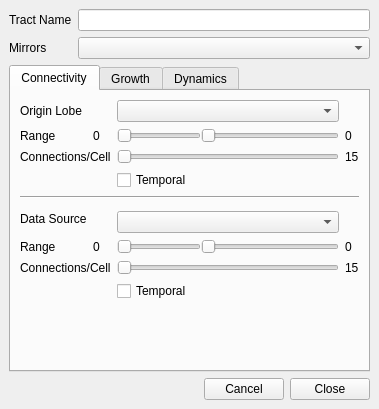
<?xml version="1.0" encoding="UTF-8"?>
<ui version="4.0">
 <class>TractSettings</class>
 <widget class="QMainWindow" name="TractSettings">
  <property name="geometry">
   <rect>
    <x>0</x>
    <y>0</y>
    <width>379</width>
    <height>409</height>
   </rect>
  </property>
  <property name="sizePolicy">
   <sizepolicy hsizetype="Fixed" vsizetype="Fixed">
    <horstretch>0</horstretch>
    <verstretch>0</verstretch>
   </sizepolicy>
  </property>
  <property name="minimumSize">
   <size>
    <width>379</width>
    <height>0</height>
   </size>
  </property>
  <property name="windowTitle">
   <string>MainWindow</string>
  </property>
  <widget class="QWidget" name="centralwidget">
   <layout class="QVBoxLayout" name="verticalLayout_4">
    <item>
     <layout class="QFormLayout" name="formLayout">
      <property name="fieldGrowthPolicy">
       <enum>QFormLayout::AllNonFixedFieldsGrow</enum>
      </property>
      <item row="0" column="0">
       <widget class="QLabel" name="tractName">
        <property name="text">
         <string>Tract Name</string>
        </property>
       </widget>
      </item>
      <item row="0" column="1">
       <widget class="QLineEdit" name="tract_name"/>
      </item>
      <item row="1" column="0">
       <widget class="QLabel" name="Mirrors">
        <property name="text">
         <string>Mirrors</string>
        </property>
       </widget>
      </item>
      <item row="1" column="1">
       <widget class="QComboBox" name="mirror"/>
      </item>
     </layout>
    </item>
    <item>
     <widget class="QTabWidget" name="tabs">
      <property name="currentIndex">
       <number>0</number>
      </property>
      <widget class="QWidget" name="tab1">
       <attribute name="title">
        <string>Connectivity</string>
       </attribute>
       <layout class="QGridLayout" name="gridLayout_2">
        <item row="0" column="0">
         <widget class="QLabel" name="OriginLobe">
          <property name="text">
           <string>Origin Lobe</string>
          </property>
         </widget>
        </item>
        <item row="0" column="2">
         <widget class="QComboBox" name="origin_lobe"/>
        </item>
        <item row="1" column="0">
         <widget class="QLabel" name="label_5">
          <property name="text">
           <string>Range</string>
          </property>
         </widget>
        </item>
        <item row="1" column="1">
         <widget class="QLabel" name="min_origin_lobe">
          <property name="text">
           <string>0</string>
          </property>
         </widget>
        </item>
        <item row="1" column="2">
         <layout class="QHBoxLayout" name="horizontalLayout_3">
          <property name="spacing">
           <number>0</number>
          </property>
          <item>
           <widget class="QSlider" name="origin_lobe_first">
            <property name="sizePolicy">
             <sizepolicy hsizetype="Fixed" vsizetype="Fixed">
              <horstretch>0</horstretch>
              <verstretch>0</verstretch>
             </sizepolicy>
            </property>
            <property name="maximum">
             <number>1</number>
            </property>
            <property name="value">
             <number>0</number>
            </property>
            <property name="orientation">
             <enum>Qt::Horizontal</enum>
            </property>
           </widget>
          </item>
          <item>
           <widget class="QSlider" name="origin_lobe_last">
            <property name="sizePolicy">
             <sizepolicy hsizetype="Expanding" vsizetype="Fixed">
              <horstretch>0</horstretch>
              <verstretch>0</verstretch>
             </sizepolicy>
            </property>
            <property name="minimum">
             <number>0</number>
            </property>
            <property name="maximum">
             <number>1</number>
            </property>
            <property name="value">
             <number>0</number>
            </property>
            <property name="orientation">
             <enum>Qt::Horizontal</enum>
            </property>
           </widget>
          </item>
         </layout>
        </item>
        <item row="1" column="3">
         <widget class="QLabel" name="max_origin_lobe">
          <property name="text">
           <string>0</string>
          </property>
         </widget>
        </item>
        <item row="2" column="0" colspan="2">
         <widget class="QLabel" name="label_26">
          <property name="text">
           <string>Connections/Cell</string>
          </property>
         </widget>
        </item>
        <item row="2" column="2">
         <widget class="QSlider" name="origin_lobe_max">
          <property name="minimum">
           <number>1</number>
          </property>
          <property name="maximum">
           <number>15</number>
          </property>
          <property name="orientation">
           <enum>Qt::Horizontal</enum>
          </property>
         </widget>
        </item>
        <item row="2" column="3">
         <widget class="QLabel" name="origin_lobe_conn">
          <property name="text">
           <string>15</string>
          </property>
         </widget>
        </item>
        <item row="3" column="2">
         <widget class="QCheckBox" name="origin_lobe_temporal">
          <property name="text">
           <string>Temporal</string>
          </property>
         </widget>
        </item>
        <item row="4" column="0" colspan="4">
         <widget class="Line" name="line">
          <property name="orientation">
           <enum>Qt::Horizontal</enum>
          </property>
         </widget>
        </item>
        <item row="5" column="0" rowspan="2">
         <widget class="QLabel" name="DataSource">
          <property name="text">
           <string>Data Source</string>
          </property>
         </widget>
        </item>
        <item row="6" column="2">
         <widget class="QComboBox" name="data_source"/>
        </item>
        <item row="7" column="0">
         <widget class="QLabel" name="label_8">
          <property name="text">
           <string>Range</string>
          </property>
         </widget>
        </item>
        <item row="7" column="1">
         <widget class="QLabel" name="min_data_source">
          <property name="layoutDirection">
           <enum>Qt::LeftToRight</enum>
          </property>
          <property name="text">
           <string>0</string>
          </property>
         </widget>
        </item>
        <item row="7" column="2">
         <layout class="QHBoxLayout" name="horizontalLayout_4">
          <property name="spacing">
           <number>0</number>
          </property>
          <item>
           <widget class="QSlider" name="data_source_first">
            <property name="sizePolicy">
             <sizepolicy hsizetype="Fixed" vsizetype="Fixed">
              <horstretch>0</horstretch>
              <verstretch>0</verstretch>
             </sizepolicy>
            </property>
            <property name="maximum">
             <number>1</number>
            </property>
            <property name="value">
             <number>0</number>
            </property>
            <property name="orientation">
             <enum>Qt::Horizontal</enum>
            </property>
           </widget>
          </item>
          <item>
           <widget class="QSlider" name="data_source_last">
            <property name="sizePolicy">
             <sizepolicy hsizetype="Expanding" vsizetype="Fixed">
              <horstretch>0</horstretch>
              <verstretch>0</verstretch>
             </sizepolicy>
            </property>
            <property name="minimum">
             <number>0</number>
            </property>
            <property name="maximum">
             <number>1</number>
            </property>
            <property name="value">
             <number>0</number>
            </property>
            <property name="orientation">
             <enum>Qt::Horizontal</enum>
            </property>
           </widget>
          </item>
         </layout>
        </item>
        <item row="7" column="3">
         <widget class="QLabel" name="max_data_source">
          <property name="text">
           <string>0</string>
          </property>
         </widget>
        </item>
        <item row="8" column="0" colspan="2">
         <widget class="QLabel" name="label_27">
          <property name="text">
           <string>Connections/Cell</string>
          </property>
         </widget>
        </item>
        <item row="8" column="2">
         <widget class="QSlider" name="data_source_max">
          <property name="minimum">
           <number>1</number>
          </property>
          <property name="maximum">
           <number>15</number>
          </property>
          <property name="orientation">
           <enum>Qt::Horizontal</enum>
          </property>
         </widget>
        </item>
        <item row="8" column="3">
         <widget class="QLabel" name="data_src_conn">
          <property name="text">
           <string>15</string>
          </property>
         </widget>
        </item>
        <item row="9" column="2">
         <widget class="QCheckBox" name="data_source_temporal">
          <property name="text">
           <string>Temporal</string>
          </property>
         </widget>
        </item>
        <item row="10" column="2">
         <spacer name="verticalSpacer">
          <property name="orientation">
           <enum>Qt::Vertical</enum>
          </property>
          <property name="sizeHint" stdset="0">
           <size>
            <width>20</width>
            <height>40</height>
           </size>
          </property>
         </spacer>
        </item>
       </layout>
      </widget>
      <widget class="QWidget" name="tab_2">
       <attribute name="title">
        <string>Growth</string>
       </attribute>
       <layout class="QVBoxLayout" name="verticalLayout_2">
        <item>
         <widget class="QRadioButton" name="radioButton">
          <property name="text">
           <string>Dendrites migrate and are intialized randomly</string>
          </property>
          <property name="checked">
           <bool>false</bool>
          </property>
         </widget>
        </item>
        <item>
         <widget class="QRadioButton" name="flat">
          <property name="text">
           <string>Dendrites do not migrate and are initialized in order</string>
          </property>
         </widget>
        </item>
        <item>
         <widget class="QGroupBox" name="groupBox_4">
          <property name="title">
           <string>Intital Connectivity</string>
          </property>
          <layout class="QGridLayout" name="gridLayout_3">
           <item row="0" column="0">
            <widget class="QLabel" name="label_18">
             <property name="text">
              <string>Add</string>
             </property>
            </widget>
           </item>
           <item row="0" column="1">
            <widget class="QLabel" name="min_addVal">
             <property name="text">
              <string>0</string>
             </property>
            </widget>
           </item>
           <item row="0" column="2">
            <layout class="QHBoxLayout" name="horizontalLayout_5">
             <property name="spacing">
              <number>0</number>
             </property>
             <item>
              <widget class="QSlider" name="min_add">
               <property name="sizePolicy">
                <sizepolicy hsizetype="Fixed" vsizetype="Expanding">
                 <horstretch>0</horstretch>
                 <verstretch>0</verstretch>
                </sizepolicy>
               </property>
               <property name="minimum">
                <number>0</number>
               </property>
               <property name="maximum">
                <number>15</number>
               </property>
               <property name="value">
                <number>0</number>
               </property>
               <property name="orientation">
                <enum>Qt::Horizontal</enum>
               </property>
              </widget>
             </item>
             <item>
              <widget class="QSlider" name="max_add">
               <property name="sizePolicy">
                <sizepolicy hsizetype="Expanding" vsizetype="Expanding">
                 <horstretch>0</horstretch>
                 <verstretch>0</verstretch>
                </sizepolicy>
               </property>
               <property name="minimum">
                <number>0</number>
               </property>
               <property name="maximum">
                <number>15</number>
               </property>
               <property name="value">
                <number>0</number>
               </property>
               <property name="orientation">
                <enum>Qt::Horizontal</enum>
               </property>
              </widget>
             </item>
            </layout>
           </item>
           <item row="0" column="3">
            <widget class="QLabel" name="max_addVal">
             <property name="text">
              <string>0</string>
             </property>
            </widget>
           </item>
           <item row="1" column="0">
            <widget class="QLabel" name="label_15">
             <property name="toolTip">
              <string>Minimum Strength when a new synapse is created</string>
             </property>
             <property name="text">
              <string>Strength</string>
             </property>
            </widget>
           </item>
           <item row="1" column="1">
            <widget class="QLabel" name="min_strVal">
             <property name="text">
              <string>0</string>
             </property>
            </widget>
           </item>
           <item row="1" column="2">
            <layout class="QHBoxLayout" name="horizontalLayout_7">
             <property name="spacing">
              <number>0</number>
             </property>
             <item>
              <widget class="QSlider" name="min_str">
               <property name="sizePolicy">
                <sizepolicy hsizetype="Fixed" vsizetype="Expanding">
                 <horstretch>0</horstretch>
                 <verstretch>0</verstretch>
                </sizepolicy>
               </property>
               <property name="minimum">
                <number>0</number>
               </property>
               <property name="maximum">
                <number>255</number>
               </property>
               <property name="orientation">
                <enum>Qt::Horizontal</enum>
               </property>
              </widget>
             </item>
             <item>
              <widget class="QSlider" name="max_str">
               <property name="sizePolicy">
                <sizepolicy hsizetype="Expanding" vsizetype="Expanding">
                 <horstretch>0</horstretch>
                 <verstretch>0</verstretch>
                </sizepolicy>
               </property>
               <property name="maximum">
                <number>255</number>
               </property>
               <property name="orientation">
                <enum>Qt::Horizontal</enum>
               </property>
              </widget>
             </item>
            </layout>
           </item>
           <item row="1" column="3">
            <widget class="QLabel" name="max_strVal">
             <property name="text">
              <string>0</string>
             </property>
            </widget>
           </item>
           <item row="2" column="0">
            <widget class="QLabel" name="label_13">
             <property name="text">
              <string>LTW</string>
             </property>
            </widget>
           </item>
           <item row="2" column="1">
            <widget class="QLabel" name="min_ltwVal">
             <property name="text">
              <string>0</string>
             </property>
            </widget>
           </item>
           <item row="2" column="2">
            <layout class="QHBoxLayout" name="horizontalLayout_6">
             <property name="spacing">
              <number>0</number>
             </property>
             <item>
              <widget class="QSlider" name="min_ltw">
               <property name="sizePolicy">
                <sizepolicy hsizetype="Fixed" vsizetype="Expanding">
                 <horstretch>0</horstretch>
                 <verstretch>0</verstretch>
                </sizepolicy>
               </property>
               <property name="minimum">
                <number>0</number>
               </property>
               <property name="maximum">
                <number>255</number>
               </property>
               <property name="orientation">
                <enum>Qt::Horizontal</enum>
               </property>
              </widget>
             </item>
             <item>
              <widget class="QSlider" name="max_ltw">
               <property name="sizePolicy">
                <sizepolicy hsizetype="Expanding" vsizetype="Expanding">
                 <horstretch>0</horstretch>
                 <verstretch>0</verstretch>
                </sizepolicy>
               </property>
               <property name="minimum">
                <number>0</number>
               </property>
               <property name="maximum">
                <number>255</number>
               </property>
               <property name="orientation">
                <enum>Qt::Horizontal</enum>
               </property>
              </widget>
             </item>
            </layout>
           </item>
           <item row="2" column="3">
            <widget class="QLabel" name="max_ltwVal">
             <property name="text">
              <string>0</string>
             </property>
            </widget>
           </item>
           <item row="3" column="0">
            <widget class="QLabel" name="label">
             <property name="text">
              <string>Spread</string>
             </property>
            </widget>
           </item>
           <item row="3" column="2">
            <widget class="QSlider" name="spread">
             <property name="sizePolicy">
              <sizepolicy hsizetype="Expanding" vsizetype="Expanding">
               <horstretch>0</horstretch>
               <verstretch>0</verstretch>
              </sizepolicy>
             </property>
             <property name="minimum">
              <number>1</number>
             </property>
             <property name="maximum">
              <number>8</number>
             </property>
             <property name="value">
              <number>1</number>
             </property>
             <property name="orientation">
              <enum>Qt::Horizontal</enum>
             </property>
            </widget>
           </item>
           <item row="3" column="3">
            <widget class="QLabel" name="spread_val">
             <property name="text">
              <string>0</string>
             </property>
            </widget>
           </item>
          </layout>
         </widget>
        </item>
        <item>
         <widget class="QRadioButton" name="allfiring">
          <property name="text">
           <string>Dendrites respond to all firing</string>
          </property>
          <property name="checked">
           <bool>true</bool>
          </property>
         </widget>
        </item>
        <item>
         <widget class="QRadioButton" name="standardfiring">
          <property name="text">
           <string>Dendrites respond only to standard firing</string>
          </property>
          <property name="checked">
           <bool>false</bool>
          </property>
         </widget>
        </item>
        <item>
         <widget class="QRadioButton" name="predictivefiring">
          <property name="text">
           <string>Dendrites respond only to predictive firing</string>
          </property>
          <property name="checked">
           <bool>false</bool>
          </property>
         </widget>
        </item>
       </layout>
      </widget>
      <widget class="QWidget" name="tab_3">
       <attribute name="title">
        <string>Dynamics</string>
       </attribute>
       <layout class="QVBoxLayout" name="verticalLayout_3">
        <item>
         <widget class="QGroupBox" name="groupBox_5">
          <property name="title">
           <string>Dendrite Dynamics</string>
          </property>
          <layout class="QGridLayout" name="gridLayout">
           <item row="2" column="0">
            <widget class="QLabel" name="Lose">
             <property name="toolTip">
              <string>When a source cell fails to fire prior to a destination cell firing any synapses connecting the two are decremented by this amount.</string>
             </property>
             <property name="text">
              <string>Lose Strength</string>
             </property>
            </widget>
           </item>
           <item row="1" column="0">
            <widget class="QLabel" name="Gain">
             <property name="toolTip">
              <string>When a source cell fires prior to the destination cell fires, synapses that connect them are strengthened by this amount.</string>
             </property>
             <property name="text">
              <string>Gain Strength</string>
             </property>
            </widget>
           </item>
           <item row="2" column="2">
            <widget class="QSlider" name="lose">
             <property name="sizePolicy">
              <sizepolicy hsizetype="Expanding" vsizetype="Expanding">
               <horstretch>0</horstretch>
               <verstretch>0</verstretch>
              </sizepolicy>
             </property>
             <property name="orientation">
              <enum>Qt::Horizontal</enum>
             </property>
            </widget>
           </item>
           <item row="1" column="2">
            <widget class="QSlider" name="gain">
             <property name="sizePolicy">
              <sizepolicy hsizetype="Expanding" vsizetype="Expanding">
               <horstretch>0</horstretch>
               <verstretch>0</verstretch>
              </sizepolicy>
             </property>
             <property name="orientation">
              <enum>Qt::Horizontal</enum>
             </property>
            </widget>
           </item>
           <item row="0" column="0" colspan="2">
            <widget class="QLabel" name="label_2">
             <property name="enabled">
              <bool>false</bool>
             </property>
             <property name="text">
              <string>Threshold</string>
             </property>
            </widget>
           </item>
           <item row="0" column="2">
            <widget class="QSlider" name="threshold">
             <property name="sizePolicy">
              <sizepolicy hsizetype="Expanding" vsizetype="Expanding">
               <horstretch>0</horstretch>
               <verstretch>0</verstretch>
              </sizepolicy>
             </property>
             <property name="orientation">
              <enum>Qt::Horizontal</enum>
             </property>
            </widget>
           </item>
           <item row="0" column="3">
            <widget class="QLabel" name="threshVal">
             <property name="text">
              <string>0</string>
             </property>
            </widget>
           </item>
           <item row="1" column="3">
            <widget class="QLabel" name="gainVal">
             <property name="text">
              <string>0</string>
             </property>
            </widget>
           </item>
           <item row="2" column="3">
            <widget class="QLabel" name="loseVal">
             <property name="text">
              <string>0</string>
             </property>
            </widget>
           </item>
          </layout>
         </widget>
        </item>
        <item>
         <widget class="QGroupBox" name="groupBox">
          <property name="title">
           <string>Relaxation Rates</string>
          </property>
          <layout class="QGridLayout" name="gridLayout_4">
           <item row="0" column="0" colspan="2">
            <widget class="QLabel" name="label_3">
             <property name="text">
              <string>Susceptability</string>
             </property>
            </widget>
           </item>
           <item row="0" column="2">
            <widget class="QSlider" name="relax_suscept">
             <property name="sizePolicy">
              <sizepolicy hsizetype="Expanding" vsizetype="Expanding">
               <horstretch>0</horstretch>
               <verstretch>0</verstretch>
              </sizepolicy>
             </property>
             <property name="maximum">
              <number>255</number>
             </property>
             <property name="orientation">
              <enum>Qt::Horizontal</enum>
             </property>
            </widget>
           </item>
           <item row="0" column="3">
            <widget class="QLabel" name="rate_suscept">
             <property name="text">
              <string>0</string>
             </property>
            </widget>
           </item>
           <item row="1" column="0">
            <widget class="QLabel" name="label_10">
             <property name="text">
              <string>Excitement</string>
             </property>
            </widget>
           </item>
           <item row="1" column="2">
            <widget class="QSlider" name="relax_state">
             <property name="sizePolicy">
              <sizepolicy hsizetype="Expanding" vsizetype="Expanding">
               <horstretch>0</horstretch>
               <verstretch>0</verstretch>
              </sizepolicy>
             </property>
             <property name="maximum">
              <number>255</number>
             </property>
             <property name="orientation">
              <enum>Qt::Horizontal</enum>
             </property>
            </widget>
           </item>
           <item row="1" column="3">
            <widget class="QLabel" name="rate_state">
             <property name="text">
              <string>0</string>
             </property>
            </widget>
           </item>
           <item row="2" column="0">
            <widget class="QLabel" name="label_11">
             <property name="sizePolicy">
              <sizepolicy hsizetype="Minimum" vsizetype="Preferred">
               <horstretch>0</horstretch>
               <verstretch>0</verstretch>
              </sizepolicy>
             </property>
             <property name="text">
              <string>Weight</string>
             </property>
            </widget>
           </item>
           <item row="2" column="1">
            <widget class="QLabel" name="rate_ltw">
             <property name="sizePolicy">
              <sizepolicy hsizetype="Preferred" vsizetype="Preferred">
               <horstretch>0</horstretch>
               <verstretch>0</verstretch>
              </sizepolicy>
             </property>
             <property name="text">
              <string>0</string>
             </property>
            </widget>
           </item>
           <item row="2" column="2">
            <layout class="QHBoxLayout" name="horizontalLayout_8">
             <property name="spacing">
              <number>0</number>
             </property>
             <item>
              <widget class="QSlider" name="relax_ltw">
               <property name="sizePolicy">
                <sizepolicy hsizetype="Fixed" vsizetype="Expanding">
                 <horstretch>0</horstretch>
                 <verstretch>0</verstretch>
                </sizepolicy>
               </property>
               <property name="maximum">
                <number>255</number>
               </property>
               <property name="orientation">
                <enum>Qt::Horizontal</enum>
               </property>
              </widget>
             </item>
             <item>
              <widget class="QSlider" name="relax_stw">
               <property name="sizePolicy">
                <sizepolicy hsizetype="Expanding" vsizetype="Expanding">
                 <horstretch>0</horstretch>
                 <verstretch>0</verstretch>
                </sizepolicy>
               </property>
               <property name="maximum">
                <number>255</number>
               </property>
               <property name="orientation">
                <enum>Qt::Horizontal</enum>
               </property>
              </widget>
             </item>
            </layout>
           </item>
           <item row="2" column="3">
            <widget class="QLabel" name="rate_stw">
             <property name="text">
              <string>0</string>
             </property>
            </widget>
           </item>
           <item row="3" column="0">
            <widget class="QLabel" name="label_7">
             <property name="text">
              <string>Strength</string>
             </property>
            </widget>
           </item>
           <item row="3" column="2">
            <widget class="QSlider" name="relax_str">
             <property name="sizePolicy">
              <sizepolicy hsizetype="Expanding" vsizetype="Expanding">
               <horstretch>0</horstretch>
               <verstretch>0</verstretch>
              </sizepolicy>
             </property>
             <property name="maximum">
              <number>255</number>
             </property>
             <property name="orientation">
              <enum>Qt::Horizontal</enum>
             </property>
            </widget>
           </item>
           <item row="3" column="3">
            <widget class="QLabel" name="rate_str">
             <property name="text">
              <string>0</string>
             </property>
            </widget>
           </item>
          </layout>
         </widget>
        </item>
       </layout>
      </widget>
     </widget>
    </item>
    <item>
     <layout class="QHBoxLayout" name="horizontalLayout">
      <item>
       <spacer name="horizontalSpacer">
        <property name="orientation">
         <enum>Qt::Horizontal</enum>
        </property>
        <property name="sizeHint" stdset="0">
         <size>
          <width>40</width>
          <height>20</height>
         </size>
        </property>
       </spacer>
      </item>
      <item>
       <widget class="QPushButton" name="cancelButton">
        <property name="text">
         <string>Cancel</string>
        </property>
       </widget>
      </item>
      <item>
       <widget class="QPushButton" name="closeButton">
        <property name="text">
         <string>Close</string>
        </property>
       </widget>
      </item>
     </layout>
    </item>
   </layout>
  </widget>
 </widget>
 <resources/>
 <connections>
  <connection>
   <sender>cancelButton</sender>
   <signal>clicked()</signal>
   <receiver>TractSettings</receiver>
   <slot>close()</slot>
   <hints>
    <hint type="sourcelabel">
     <x>242</x>
     <y>355</y>
    </hint>
    <hint type="destinationlabel">
     <x>189</x>
     <y>188</y>
    </hint>
   </hints>
  </connection>
  <connection>
   <sender>gain</sender>
   <signal>valueChanged(int)</signal>
   <receiver>gainVal</receiver>
   <slot>setNum(int)</slot>
   <hints>
    <hint type="sourcelabel">
     <x>217</x>
     <y>159</y>
    </hint>
    <hint type="destinationlabel">
     <x>330</x>
     <y>159</y>
    </hint>
   </hints>
  </connection>
  <connection>
   <sender>threshold</sender>
   <signal>valueChanged(int)</signal>
   <receiver>threshVal</receiver>
   <slot>setNum(int)</slot>
   <hints>
    <hint type="sourcelabel">
     <x>217</x>
     <y>138</y>
    </hint>
    <hint type="destinationlabel">
     <x>330</x>
     <y>138</y>
    </hint>
   </hints>
  </connection>
  <connection>
   <sender>lose</sender>
   <signal>valueChanged(int)</signal>
   <receiver>loseVal</receiver>
   <slot>setNum(int)</slot>
   <hints>
    <hint type="sourcelabel">
     <x>217</x>
     <y>180</y>
    </hint>
    <hint type="destinationlabel">
     <x>330</x>
     <y>180</y>
    </hint>
   </hints>
  </connection>
  <connection>
   <sender>max_add</sender>
   <signal>valueChanged(int)</signal>
   <receiver>max_addVal</receiver>
   <slot>setNum(int)</slot>
   <hints>
    <hint type="sourcelabel">
     <x>233</x>
     <y>213</y>
    </hint>
    <hint type="destinationlabel">
     <x>330</x>
     <y>159</y>
    </hint>
   </hints>
  </connection>
  <connection>
   <sender>max_ltw</sender>
   <signal>valueChanged(int)</signal>
   <receiver>max_ltwVal</receiver>
   <slot>setNum(int)</slot>
   <hints>
    <hint type="sourcelabel">
     <x>213</x>
     <y>243</y>
    </hint>
    <hint type="destinationlabel">
     <x>330</x>
     <y>243</y>
    </hint>
   </hints>
  </connection>
  <connection>
   <sender>max_str</sender>
   <signal>valueChanged(int)</signal>
   <receiver>max_strVal</receiver>
   <slot>setNum(int)</slot>
   <hints>
    <hint type="sourcelabel">
     <x>213</x>
     <y>201</y>
    </hint>
    <hint type="destinationlabel">
     <x>330</x>
     <y>201</y>
    </hint>
   </hints>
  </connection>
  <connection>
   <sender>min_str</sender>
   <signal>valueChanged(int)</signal>
   <receiver>min_strVal</receiver>
   <slot>setNum(int)</slot>
   <hints>
    <hint type="sourcelabel">
     <x>213</x>
     <y>180</y>
    </hint>
    <hint type="destinationlabel">
     <x>330</x>
     <y>180</y>
    </hint>
   </hints>
  </connection>
  <connection>
   <sender>min_ltw</sender>
   <signal>valueChanged(int)</signal>
   <receiver>min_ltwVal</receiver>
   <slot>setNum(int)</slot>
   <hints>
    <hint type="sourcelabel">
     <x>213</x>
     <y>222</y>
    </hint>
    <hint type="destinationlabel">
     <x>330</x>
     <y>222</y>
    </hint>
   </hints>
  </connection>
  <connection>
   <sender>min_add</sender>
   <signal>valueChanged(int)</signal>
   <receiver>min_addVal</receiver>
   <slot>setNum(int)</slot>
   <hints>
    <hint type="sourcelabel">
     <x>213</x>
     <y>138</y>
    </hint>
    <hint type="destinationlabel">
     <x>330</x>
     <y>138</y>
    </hint>
   </hints>
  </connection>
  <connection>
   <sender>spread</sender>
   <signal>valueChanged(int)</signal>
   <receiver>spread_val</receiver>
   <slot>setNum(int)</slot>
   <hints>
    <hint type="sourcelabel">
     <x>213</x>
     <y>264</y>
    </hint>
    <hint type="destinationlabel">
     <x>330</x>
     <y>264</y>
    </hint>
   </hints>
  </connection>
  <connection>
   <sender>origin_lobe_first</sender>
   <signal>valueChanged(int)</signal>
   <receiver>min_origin_lobe</receiver>
   <slot>setNum(int)</slot>
   <hints>
    <hint type="sourcelabel">
     <x>234</x>
     <y>157</y>
    </hint>
    <hint type="destinationlabel">
     <x>350</x>
     <y>157</y>
    </hint>
   </hints>
  </connection>
  <connection>
   <sender>data_source_first</sender>
   <signal>valueChanged(int)</signal>
   <receiver>min_data_source</receiver>
   <slot>setNum(int)</slot>
   <hints>
    <hint type="sourcelabel">
     <x>234</x>
     <y>307</y>
    </hint>
    <hint type="destinationlabel">
     <x>350</x>
     <y>307</y>
    </hint>
   </hints>
  </connection>
  <connection>
   <sender>origin_lobe_last</sender>
   <signal>valueChanged(int)</signal>
   <receiver>max_origin_lobe</receiver>
   <slot>setNum(int)</slot>
   <hints>
    <hint type="sourcelabel">
     <x>234</x>
     <y>188</y>
    </hint>
    <hint type="destinationlabel">
     <x>350</x>
     <y>188</y>
    </hint>
   </hints>
  </connection>
  <connection>
   <sender>origin_lobe_max</sender>
   <signal>valueChanged(int)</signal>
   <receiver>origin_lobe_conn</receiver>
   <slot>setNum(int)</slot>
   <hints>
    <hint type="sourcelabel">
     <x>234</x>
     <y>219</y>
    </hint>
    <hint type="destinationlabel">
     <x>350</x>
     <y>219</y>
    </hint>
   </hints>
  </connection>
  <connection>
   <sender>data_source_max</sender>
   <signal>valueChanged(int)</signal>
   <receiver>data_src_conn</receiver>
   <slot>setNum(int)</slot>
   <hints>
    <hint type="sourcelabel">
     <x>234</x>
     <y>369</y>
    </hint>
    <hint type="destinationlabel">
     <x>350</x>
     <y>369</y>
    </hint>
   </hints>
  </connection>
  <connection>
   <sender>data_source_last</sender>
   <signal>valueChanged(int)</signal>
   <receiver>max_data_source</receiver>
   <slot>setNum(int)</slot>
   <hints>
    <hint type="sourcelabel">
     <x>234</x>
     <y>338</y>
    </hint>
    <hint type="destinationlabel">
     <x>350</x>
     <y>338</y>
    </hint>
   </hints>
  </connection>
 </connections>
</ui>
